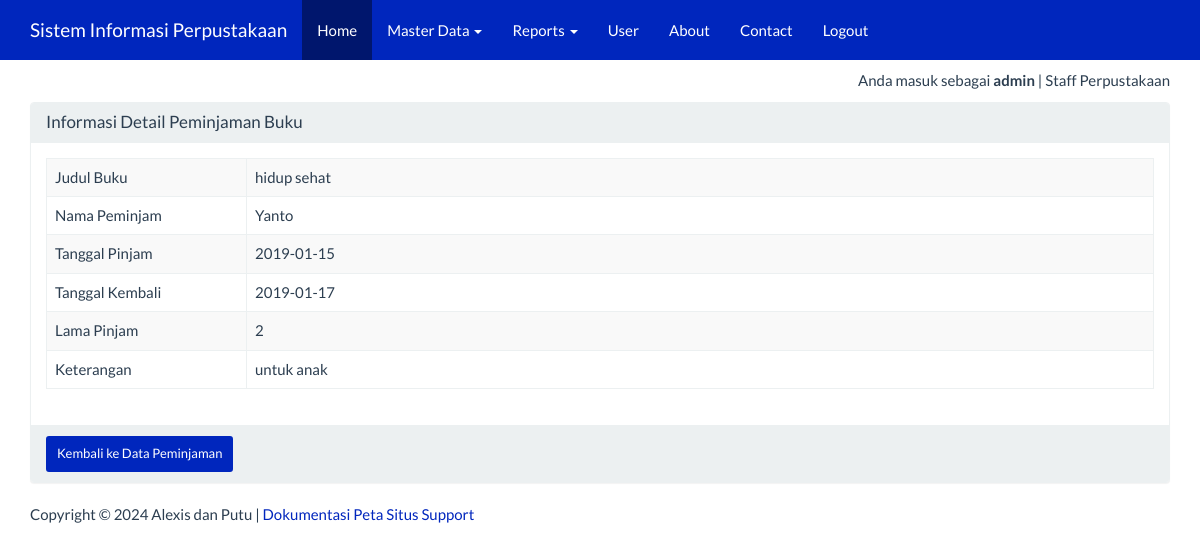
Before: /index_admin.php?page=peminjaman&actions=detail&id=10 (signed in) with the older database file.
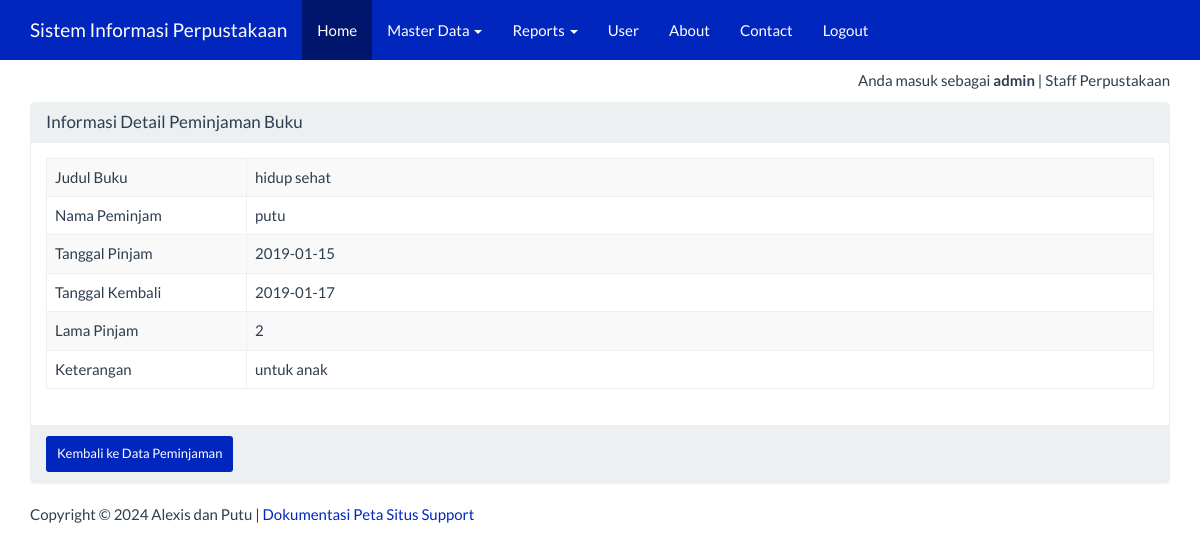
After: the same page with the newer database file.
### tables this page shows
CREATE TABLE IF NOT EXISTS `peminjaman` (
  `judul_buku` varchar(50) NOT NULL,
  `peminjam` varchar(50) NOT NULL,
  `tgl_pinjam` varchar(25) NOT NULL,
  `tgl_kembali` varchar(25) NOT NULL,
  `lama_pinjam` int(5) NOT NULL,
  `keterangan` varchar(100) NOT NULL,
  `id` int(5) NOT NULL AUTO_INCREMENT,
  PRIMARY KEY (`id`)
);

### views/peminjaman_detail.php (the view)
<div class="container">
    <div class="row">
        <div class="col-xs-12">
            <div class="panel panel-default">
                <div class="panel-heading">
                    <h3 class="panel-title">Informasi Detail Peminjaman Buku</h3>
                </div>
                <div class="panel-body">
                    <?php
                    $sql = "SELECT *FROM peminjaman WHERE id='" . $_GET ['id'] . "'";
                    $query = mysqli_query($koneksi, $sql) or die("SQL Detail error");
                    $data = mysqli_fetch_array($query);
                    ?>
                    <table class="table table-bordered table-striped table-hover">
                        <tr>
                            <td width="200">Judul Buku</td> <td><?= $data['judul_buku'] ?></td>
                        </tr>
                        <tr>
                            <td>Nama Peminjam</td> <td><?= $data['peminjam'] ?></td>
                        </tr>
                        <tr>
                            <td>Tanggal Pinjam</td> <td><?= $data['tgl_pinjam'] ?></td>
                        </tr>
						<tr>
                            <td>Tanggal Kembali</td> <td><?= $data['tgl_kembali'] ?></td>
                        </tr>
                        <tr>
                            <td>Lama Pinjam</td> <td><?= $data['lama_pinjam'] ?></td>
                        </tr>
						<tr>
                            <td>Keterangan</td> <td><?= $data['keterangan'] ?></td>
                        </tr>
                    </table>
                </div>
                <div class="panel-footer">
                    <a href="?page=peminjaman&actions=tampil" class="btn btn-success btn-sm">
                        Kembali ke Data Peminjaman </a>
                </div>
            </div>
        </div>
    </div>
</div>

Changed rows visible on the page:
changed peminjaman "hidup sehat": peminjam "Yanto" → "putu"
